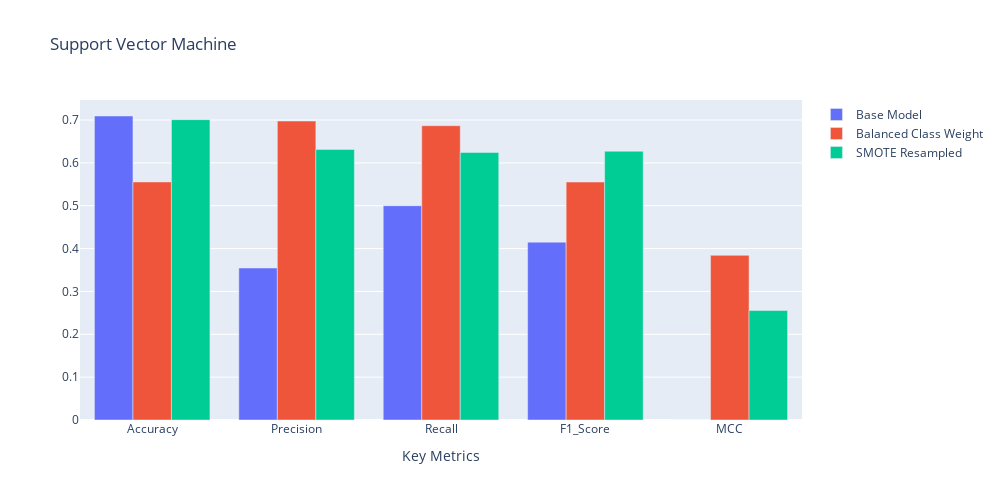

The notebook cell saved with this chart:
### Code cell
base = go.Bar(x=base_res.index, y=base_res['Support Vector Machine'], name='Base Model')
balanced_classweight = go.Bar(x=balanced_res.index, y=balanced_res['Balanced Support Vector Machine'], name='Balanced Class Weight')
resampled = go.Bar(x=resampled_res.index, y=resampled_res['Resampled Support Vector Machine'], name='SMOTE Resampled')

fig = go.Figure(data=[base, balanced_classweight, resampled])

fig.update_layout(
    width=1000, height=500,
    title='Support Vector Machine',
    xaxis_title='Key Metrics',
    yaxis_title=' ',
    barmode='group' 
)

fig.show()

### Figure 1 — Plotly figure (JSON) as saved in the notebook; plotly's stock layout.template omitted (floating-point values rounded to 4 significant figures)
{"data": [{"name": "Base Model", "type": "bar", "x": ["Accuracy", "Precision", "Recall", "F1_Score", "MCC"], "y": [0.7094, 0.3547, 0.5, 0.415, 0]}, {"name": "Balanced Class Weight", "type": "bar", "x": ["Accuracy", "Precision", "Recall", "F1_Score", "MCC"], "y": [0.5556, 0.6977, 0.6867, 0.5553, 0.3843]}, {"name": "SMOTE Resampled", "type": "bar", "x": ["Accuracy", "Precision", "Recall", "F1_Score", "MCC"], "y": [0.7009, 0.6315, 0.6242, 0.6272, 0.2556]}], "layout": {"barmode": "group", "height": 500, "title": {"text": "Support Vector Machine"}, "width": 1000, "xaxis": {"autorange": true, "range": [-0.5, 4.5], "title": {"text": "Key Metrics"}, "type": "category"}, "yaxis": {"autorange": true, "range": [0, 0.7467], "title": {"text": " "}, "type": "linear"}}}
